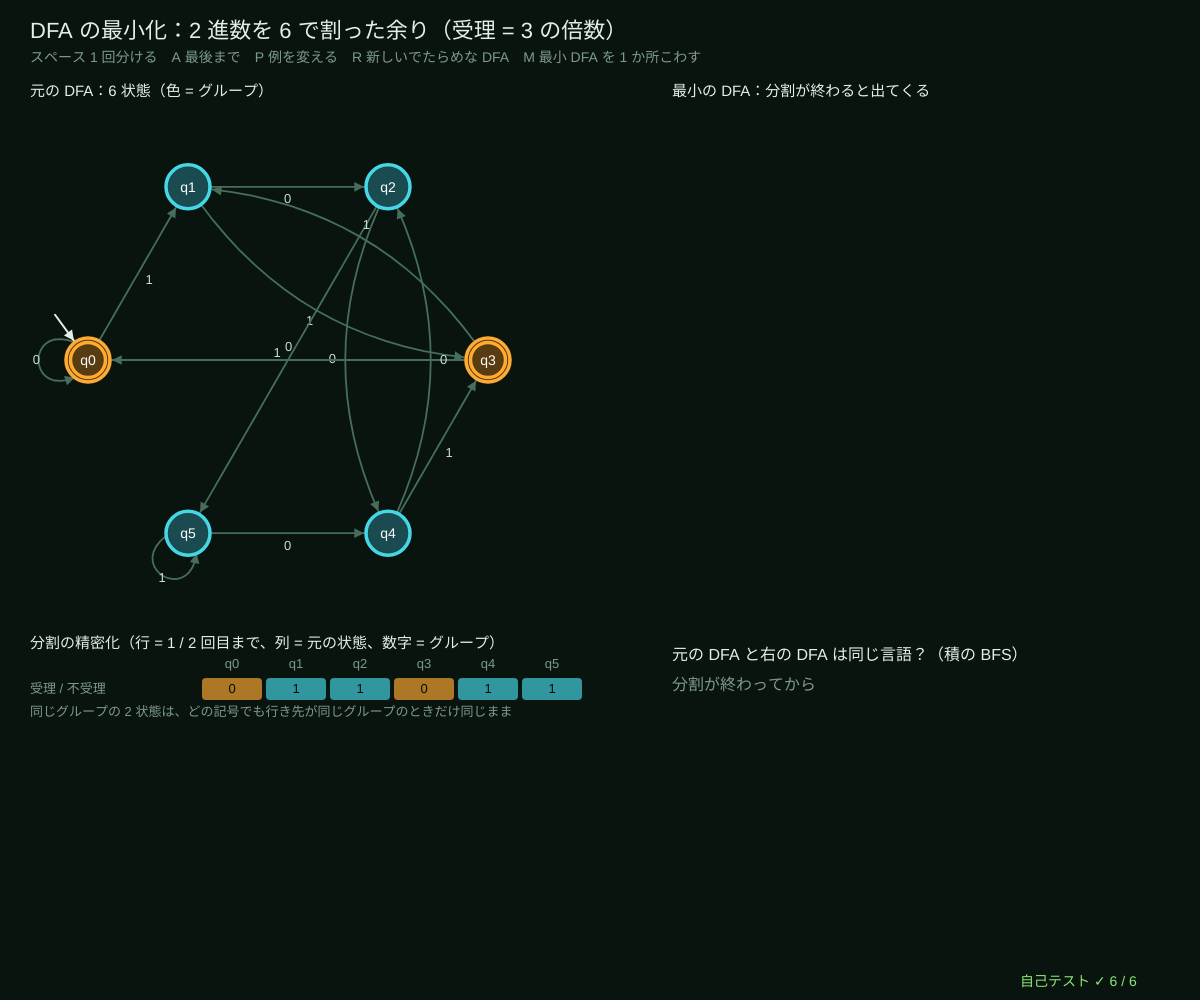
Frame 1 (no input)
Frame 60 (no input): identical to frame 1, image omitted
Frame 120 (the mouse pressed at the canvas centre since frame 60): identical to frame 1, image omitted

The p5.js sketch that drew this single still picture (run headless with seeded random() and noise() and a simulated clock; from frame 60 on, the mouse is pressed at the canvas centre):

// p5.js sketch
// ── sketch.js
// ============================================
// 03 DFA の最小化 ─ 同じ言語を受理する DFA の中で、状態がいちばん少ないものを作る
// はじめは「受理」と「不受理」の 2 グループ。同じグループでも、同じ記号で行く先のグループがちがえば分ける。
// 分けられなくなったら、同じグループの状態は区別できない → 1 つにまとめる（ムーアの分割の精密化）。
// 2 つの DFA が同じ言語かは、積の機械を幅優先探索して「片方だけ受理」に着けるかで判定（着けたらそれが反例）
// スペース 1 回分ける / A 最後まで / P 例を変える / R 新しいでたらめな DFA / M 最小 DFA の受理を 1 つ反転（反例さがし）
// ============================================

const N_RANDOM = 8;                     // ★ でたらめな DFA の状態の数
const BLOCK_COLS = [[255, 170, 50], [70, 215, 230], [140, 230, 120], [255, 100, 120], [185, 150, 255], [240, 230, 120], [255, 140, 200], [120, 170, 255], [200, 200, 200], [255, 120, 60]];
let preset = 0, seed = 3, orig, origPos, res, minPos, shownRound = 0, mutated = false, testDfa, counter = undefined, presetName = '';

function setup() {
  createCanvas(windowWidth, windowHeight);
  selfTest();
  buildPreset();
}
function windowResized() { resizeCanvas(windowWidth, windowHeight); buildPreset(); }
// ★ 例 1：2 進数を 6 で割った余りを覚える DFA（受理 = 余りが 0 か 3 = 3 の倍数）。本当は 3 状態で足りる
function mod6Dfa() { let d = { n: 6, alpha: ['0', '1'], tr: [], start: 0, acc: [] }; for (let r = 0; r < 6; r++) { d.tr.push({ '0': (2 * r) % 6, '1': (2 * r + 1) % 6 }); d.acc.push(r % 3 === 0); } return d; }
// ★ 例 2：最後の 3 文字を全部覚える DFA（8 状態）。受理 = 最後が ab。本当は 3 状態で足りる
function window3Dfa() {
  let names = allStrings(['a', 'b'], 3).filter((s) => s.length === 3), id = (s) => names.indexOf(s);
  let d = { n: 8, alpha: ['a', 'b'], tr: names.map((s) => ({ a: id(s.slice(1) + 'a'), b: id(s.slice(1) + 'b') })), start: id('bbb'), acc: names.map((s) => s.endsWith('ab')), names };
  return d;
}
function randomDfa(n, sd) {             // でたらめな DFA（全部の遷移あり）
  seedRng(sd);
  let d = { n, alpha: ['a', 'b'], tr: [], start: 0, acc: [] };
  for (let q = 0; q < n; q++) { d.tr.push({ a: rndInt(0, n - 1), b: rndInt(0, n - 1) }); d.acc.push(rnd() < 0.4); }
  return d;
}
function buildPreset() {
  if (preset === 0) { orig = mod6Dfa(); presetName = '2 進数を 6 で割った余り（受理 = 3 の倍数）'; }
  if (preset === 1) { orig = window3Dfa(); presetName = '最後の 3 文字を覚える（受理 = ab で終わる）'; }
  if (preset === 2) { orig = randomDfa(N_RANDOM, seed); presetName = 'でたらめな DFA（種 ' + seed + '）'; }
  res = minimizeMoore(orig);
  origPos = circleLayout(orig.n, width * 0.24, height * 0.36, Math.min(width * 0.17, height * 0.2), Math.PI);
  minPos = circleLayout(res.min.n, width * 0.76, height * 0.36, Math.min(width * 0.12, height * 0.17), Math.PI);
  shownRound = 0; mutated = false; refreshTest();
}
function refreshTest() {               // 比べる相手：最小 DFA（M なら受理を 1 つ反転したもの）
  testDfa = copyDfa(res.min);
  if (mutated) testDfa.acc[testDfa.n - 1] = !testDfa.acc[testDfa.n - 1];
  counter = dfaEquivalent(orig, testDfa);
}
function blockOfOrig(q, k) {            // 元の状態 q の、k 回目の分割でのグループ（たどれない状態は -1）
  let i = res.work.old.indexOf(q); return i < 0 ? -1 : res.rounds[k][i];
}

function draw() {
  background(...BG);
  hudTitle('DFA の最小化：' + presetName, 'スペース 1 回分ける　A 最後まで　P 例を変える　R 新しいでたらめな DFA　M 最小 DFA を 1 か所こわす');
  let k = Math.min(shownRound, res.rounds.length - 1), done = shownRound >= res.rounds.length - 1;
  // ---- 元の DFA（色 = いまのグループ）
  let hi = {}; for (let q = 0; q < orig.n; q++) { let b = blockOfOrig(q, k); hi[q] = b < 0 ? [70, 80, 75] : BLOCK_COLS[b % BLOCK_COLS.length]; }
  noStroke(); fill(...INK); textSize(15); textAlign(LEFT, BASELINE); text('元の DFA：' + orig.n + ' 状態（色 = グループ）', 30, 96);
  drawMachine(orig, origPos, { r: 22, hi, names: orig.names, nameSize: orig.names ? 11 : 14, labelSize: 13, edgeCol: [70, 110, 90] });
  // ---- 最小の DFA
  textAlign(LEFT, BASELINE); fill(...INK); textSize(15);
  text(done ? '最小の DFA：' + res.min.n + ' 状態' + (res.work.sink >= 0 ? '（ごみ箱を含む）' : '') : '最小の DFA：分割が終わると出てくる', width * 0.56, 96);
  if (done) {
    let mh = {}; for (let b = 0; b < res.min.n; b++) mh[b] = BLOCK_COLS[b % BLOCK_COLS.length];
    if (mutated) mh[testDfa.n - 1] = ROSE;
    drawMachine(testDfa, minPos, { r: 24, hi: mh, names: testDfa.acc.map((_, b) => 'G' + b), labelSize: 13 });
  }
  // ---- 分割の表（行 = 回、列 = 元の状態）
  textAlign(LEFT, BASELINE);
  let ty = height * 0.66, cw = Math.min(64, (width - 260) / orig.n), rh = 26;
  fill(...INK); textSize(15); text('分割の精密化（行 = ' + (k + 1) + ' / ' + res.rounds.length + ' 回目まで、列 = 元の状態、数字 = グループ）', 30, ty - 12);
  for (let q = 0; q < orig.n; q++) { fill(...DIMC); textSize(13); textAlign(CENTER, BASELINE); text(orig.names ? orig.names[q] : 'q' + q, 200 + q * cw + cw / 2, ty + 8); }
  for (let r = 0; r <= k; r++) {
    let y = ty + 16 + r * rh;
    textAlign(LEFT, CENTER); fill(...DIMC); textSize(13); text(r === 0 ? '受理 / 不受理' : r + ' 回目', 30, y + rh / 2);
    for (let q = 0; q < orig.n; q++) {
      let b = blockOfOrig(q, r), col = b < 0 ? [60, 66, 62] : BLOCK_COLS[b % BLOCK_COLS.length];
      noStroke(); fill(...col, 170); rect(200 + q * cw + 2, y + 2, cw - 4, rh - 4, 4);
      fill(10); textAlign(CENTER, CENTER); text(b < 0 ? '−' : b, 200 + q * cw + cw / 2, y + rh / 2);
    }
  }
  textAlign(LEFT, BASELINE); fill(...DIMC); textSize(13);
  let unr = orig.n - res.work.old.filter((q) => q < orig.n).length;
  text((unr ? 'たどれない状態 ' + unr + ' 個は先に消す（−）。' : '') + '同じグループの 2 状態は、どの記号でも行き先が同じグループのときだけ同じまま', 30, ty + 30 + (k + 1) * rh);
  // ---- 同じ言語か（積の幅優先探索）
  let ex = width * 0.56, ey = height * 0.66;
  fill(...INK); textSize(16); text('元の DFA と右の DFA は同じ言語？（積の BFS）', ex, ey);
  if (!done) { fill(...DIMC); text('分割が終わってから', ex, ey + 30); }
  else if (counter === null) { fill(...LIME); textSize(22); text('同じ言語 ✓（片方だけ受理する組にたどり着けない）', ex, ey + 36); }
  else { fill(...ROSE); textSize(20); text('ちがう ✗ 反例「' + (counter === '' ? 'ε' : counter) + '」', ex, ey + 36);
    fill(...DIMC); textSize(14); text('元：' + (dfaAccepts(orig, counter) ? '受理' : '不受理') + '　右：' + (dfaAccepts(testDfa, counter) ? '受理' : '不受理') + '（一番短い反例）', ex, ey + 62); }
  drawSelfTest(width - 180, height - 14);
}

function keyPressed() {
  if (key === ' ') shownRound = Math.min(res.rounds.length - 1, shownRound + 1);
  if (key === 'a' || key === 'A') shownRound = res.rounds.length - 1;
  if (key === 'p' || key === 'P') { preset = (preset + 1) % 3; buildPreset(); }
  if (key === 'r' || key === 'R') { preset = 2; seed++; buildPreset(); }
  if (key === 'm' || key === 'M') { mutated = !mutated; refreshTest(); }
  return false;
}

// ---- 自己テスト
// 区別できる状態の数を総当たりで数える：状態から読ませる「続きの文字列」（長さ n まで）の受理の並びがちがえば区別できる
function classesByBruteForce(d) {
  let e = reachableDfa(completeDfa(d)), tails = allStrings(d.alpha, e.n), sig = new Set();
  for (let q = 0; q < e.n; q++) sig.add(tails.map((t) => { let p = q; for (let c of t) p = e.tr[p][c]; return e.acc[p] ? 1 : 0; }).join(''));
  return sig.size;
}
function selfTest() {
  selfTestResults = [];
  let r1 = minimizeMoore(mod6Dfa());
  check('6 で割った余りの DFA（6 状態）→ 最小 3 状態、積の BFS で元と同じ言語', r1.min.n === 3 && dfaEquivalent(mod6Dfa(), r1.min) === null);
  let r2 = minimizeMoore(window3Dfa()), okW = allStrings(['a', 'b'], 10).every((s) => dfaAccepts(r2.min, s) === s.endsWith('ab'));
  check('最後の 3 文字の DFA（8 状態）→ 最小 3 状態、長さ 10 まで「ab で終わる」と一致', r2.min.n === 3 && okW);
  let okEq = true, okSize = true, okIdem = true, okEx = true;
  for (let sd = 100; sd < 150; sd++) {
    let d = randomDfa(N_RANDOM, sd), r = minimizeMoore(d);
    if (dfaEquivalent(d, r.min) !== null) okEq = false;
    if (!allStrings(d.alpha, 8).every((s) => dfaAccepts(d, s) === dfaAccepts(r.min, s))) okEx = false;
    if (r.min.n !== classesByBruteForce(d)) okSize = false;
    if (minimizeMoore(r.min).min.n !== r.min.n) okIdem = false;
  }
  check('でたらめな DFA 50 個：最小 DFA は元と同じ言語（積の BFS ＋ 長さ 8 までの総当たり）', okEq && okEx);
  check('最小の状態数 = 続きの文字列で区別できる状態の数（総当たりで数えた値）', okSize);
  check('最小 DFA をもう一度最小化しても状態は減らない', okIdem);
  let bad = copyDfa(r1.min); bad.acc[1] = !bad.acc[1];
  let w = dfaEquivalent(mod6Dfa(), bad);
  check('受理を 1 つ反転すると反例「' + w + '」が見つかり、本当に片方だけが受理する', w !== null && dfaAccepts(mod6Dfa(), w) !== dfaAccepts(bad, w));
  reportSelfTest();
}

// ---------- やってみよう ----------
// 1. 例 1 で、1 回目の分割で余り 0 と 3 が同じグループに残るのはなぜ？（0 と 3 から 1 文字読んだ行き先を比べよう）
// 2. R をくり返して、最小化しても状態が減らない DFA をさがそう。そのときの表はどうなっている？
// 3. M で 1 か所こわすと、反例が出てくる。反例の文字列を手でたどって、どこで答えが分かれるか確かめよう
// 4. 01 で作った DFA を mod6Dfa のように書き写して最小化してみよう。あなたの DFA は最小だった？
// 5. 最小 DFA は「名前のつけ方を除いて 1 つしかない」（マイヒル-ネローデの定理）。別の作り方の DFA でも同じ形になるか確かめよう

// ==================================================
// ここから下は「オートマトンの道具」（中身は読まなくても OK。消さないでね）
// ==================================================
// ---- 色と小さな道具
const BG = [9, 20, 15];                 // 背景（回路基板の黒緑）
const INK = [226, 240, 228];            // 文字（蛍光の白）
const AMBER = [255, 170, 50], CYAN = [70, 215, 230], LIME = [140, 230, 120], ROSE = [255, 100, 120], VIOLET = [185, 150, 255];
const DIMC = [125, 155, 138], PANEL = [18, 36, 28], WIRE = [44, 74, 58];
function clampv(v, a, b) { return v < a ? a : v > b ? b : v !== v ? a : v; }     // NaN なら a に戻す
function fmtN(v, d) { if (typeof v !== 'number' || v !== v) return '?'; return v.toFixed(d === undefined ? 2 : d); }
function hudTitle(t, sub) {              // 左上のタイトルと操作の説明
  noStroke(); fill(...INK); textSize(22); textAlign(LEFT, BASELINE); text(t, 30, 38);
  fill(...DIMC); textSize(14); textLeading(19); text(sub, 30, 62);
}
function typeInto(s, ch, allowed, maxLen) {   // 文字の入力：allowed に入っている 1 文字だけ足す（長さの上限つき）
  if (typeof ch !== 'string' || ch.length !== 1 || allowed.indexOf(ch) < 0) return s;
  return s.length < (maxLen || 40) ? s + ch : s;
}
// ---- 種つきの乱数（同じ種なら毎回同じ列 → 実験をくり返せる）
let rngState = 1;
function seedRng(s) { rngState = (s >>> 0) || 1; }
function rnd() {                       // 0〜1 の一様乱数（mulberry32）
  rngState = (rngState + 0x6d2b79f5) >>> 0;
  let t = rngState;
  t = Math.imul(t ^ (t >>> 15), t | 1);
  t ^= t + Math.imul(t ^ (t >>> 7), t | 61);
  return ((t ^ (t >>> 14)) >>> 0) / 4294967296;
}
function rndInt(a, b) { return a + Math.floor(rnd() * (b - a + 1)); }
function rndPick(arr) { return arr[Math.floor(rnd() * arr.length)]; }
function rndString(alpha, len) { let s = ''; for (let i = 0; i < len; i++) s += alpha[Math.floor(rnd() * alpha.length)]; return s; }
// ---- 有限オートマトンの道具
// DFA = { n: 状態の数, alpha: ['a','b'], tr: [{a: 1, b: 0}, ...], start: 0, acc: [true/false...] }
//   tr[q][c] がない = 「行き止まり」（そこで不受理が決まる）
// NFA = { n, alpha, tr: [{a: [1, 2], '': [3]}, ...], start, acc }  ('' が ε 遷移)
function dfaNext(d, q, c) { if (q < 0 || !d.tr[q]) return -1; let t = d.tr[q][c]; return t === undefined || t < 0 || t >= d.n ? -1 : t; }
function dfaTrace(d, s) {               // たどった状態の列（-1 = 行き止まり）
  let q = d.start, out = [q];
  for (let c of s) { q = dfaNext(d, q, c); out.push(q); }
  return out;
}
function dfaAccepts(d, s) { let q = d.start; for (let c of s) { q = dfaNext(d, q, c); if (q < 0) return false; } return q >= 0 && !!d.acc[q]; }
function copyDfa(d) { return { n: d.n, alpha: d.alpha.slice(), tr: d.tr.map((m) => Object.assign({}, m)), start: d.start, acc: d.acc.slice() }; }
function completeDfa(d) {               // 行き止まりを「ごみ箱」状態にまとめて、全部の遷移をそろえる
  let e = copyDfa(d), sink = -1;
  for (let q = 0; q < e.n; q++) for (let c of e.alpha) if (dfaNext(e, q, c) < 0) {
    if (sink < 0) { sink = e.n++; e.tr.push({}); e.acc.push(false); for (let cc of e.alpha) e.tr[sink][cc] = sink; }
    e.tr[q][c] = sink;
  }
  e.sink = sink;
  return e;
}
function complementDfa(d) { let e = completeDfa(d); e.acc = e.acc.map((v) => !v); return e; }   // 受理と不受理を入れかえる
function productDfa(A, B, op) {         // 積の構成：状態 = (A の状態, B の状態) の組。たどれる組だけ作る
  let a = completeDfa(A), b = completeDfa(B), alpha = a.alpha.filter((c) => b.alpha.indexOf(c) >= 0);
  let id = new Map(), pairs = [], tr = [], queue = [];
  let get = (p, q) => { let k = p * 1000 + q; if (!id.has(k)) { id.set(k, pairs.length); pairs.push([p, q]); tr.push({}); queue.push(k); } return id.get(k); };
  get(a.start, b.start);
  for (let h = 0; h < queue.length; h++) {
    let [p, q] = pairs[h];
    for (let c of alpha) tr[h][c] = get(a.tr[p][c], b.tr[q][c]);
  }
  let f = { and: (x, y) => x && y, or: (x, y) => x || y, diff: (x, y) => x && !y, xor: (x, y) => x !== y }[op];
  return { n: pairs.length, alpha, tr, start: 0, acc: pairs.map(([p, q]) => f(!!a.acc[p], !!b.acc[q])), pairs, left: a, right: b };
}
function dfaShortestAccepted(d) {       // 幅優先探索：受理状態までの一番短い文字列（なければ null = 空言語）
  let prev = new Array(d.n).fill(null), seen = new Array(d.n).fill(false), queue = [d.start];
  seen[d.start] = true;
  for (let h = 0; h < queue.length; h++) {
    let q = queue[h];
    if (d.acc[q]) { let s = ''; while (prev[q]) { s = prev[q][1] + s; q = prev[q][0]; } return s; }
    for (let c of d.alpha) { let t = dfaNext(d, q, c); if (t >= 0 && !seen[t]) { seen[t] = true; prev[t] = [q, c]; queue.push(t); } }
  }
  return null;
}
function dfaEquivalent(A, B) { return dfaShortestAccepted(productDfa(A, B, 'xor')); }   // null なら同じ言語、そうでなければ反例
function reachableDfa(d) {              // スタートからたどれない状態を消す
  let order = [d.start], idx = new Map([[d.start, 0]]);
  for (let h = 0; h < order.length; h++) for (let c of d.alpha) { let t = dfaNext(d, order[h], c); if (t >= 0 && !idx.has(t)) { idx.set(t, order.length); order.push(t); } }
  let tr = order.map((q) => { let m = {}; for (let c of d.alpha) { let t = dfaNext(d, q, c); if (t >= 0) m[c] = idx.get(t); } return m; });
  return { n: order.length, alpha: d.alpha.slice(), tr, start: 0, acc: order.map((q) => !!d.acc[q]), old: order };
}
function minimizeMoore(d) {             // ムーアの分割の精密化：「区別できない状態」を同じブロックに
  let e = reachableDfa(completeDfa(d));
  let blk = e.acc.map((v) => (v ? 1 : 0)), rounds = [];
  let renum = (keys) => { let m = new Map(); return keys.map((k) => { if (!m.has(k)) m.set(k, m.size); return m.get(k); }); };
  blk = renum(blk); rounds.push(blk.slice());
  for (;;) {
    let keys = blk.map((b, q) => b + '|' + e.alpha.map((c) => blk[e.tr[q][c]]).join(','));
    let nb = renum(keys), cnt = new Set(nb).size;
    if (cnt === new Set(blk).size) break;
    blk = nb; rounds.push(blk.slice());
  }
  let k = new Set(blk).size, tr = [], acc = [];
  for (let b = 0; b < k; b++) { tr.push({}); acc.push(false); }
  for (let q = 0; q < e.n; q++) { acc[blk[q]] = !!e.acc[q]; for (let c of e.alpha) tr[blk[q]][c] = blk[e.tr[q][c]]; }
  return { work: e, rounds, blockOf: blk, min: { n: k, alpha: e.alpha.slice(), tr, start: blk[e.start], acc } };
}
function allStrings(alpha, maxLen) {    // 長さ 0〜maxLen の文字列を全部
  let out = [''], layer = [''];
  for (let L = 1; L <= maxLen; L++) { let nx = []; for (let s of layer) for (let c of alpha) nx.push(s + c); out.push(...nx); layer = nx; }
  return out;
}
function epsClosure(nfa, states) {      // ε 遷移だけでたどれる状態を全部足す
  let seen = new Set(states), todo = [...states];
  while (todo.length) { let q = todo.pop(); for (let t of (nfa.tr[q] && nfa.tr[q]['']) || []) if (!seen.has(t)) { seen.add(t); todo.push(t); } }
  return [...seen].sort((x, y) => x - y);
}
function nfaMove(nfa, set, c) { let out = new Set(); for (let q of set) for (let t of (nfa.tr[q] && nfa.tr[q][c]) || []) out.add(t); return epsClosure(nfa, [...out]); }
function nfaTrace(nfa, s) { let cur = epsClosure(nfa, [nfa.start]), out = [cur]; for (let c of s) { cur = nfaMove(nfa, cur, c); out.push(cur); } return out; }
function nfaAccepts(nfa, s) { let cur = epsClosure(nfa, [nfa.start]); for (let c of s) { cur = nfaMove(nfa, cur, c); if (!cur.length) return false; } return cur.some((q) => nfa.acc[q]); }
function subsetConstruct(nfa, maxStates) {   // 部分集合構成：DFA の 1 状態 = NFA の状態の集合（たどれる集合だけ）
  let first = epsClosure(nfa, [nfa.start]), sets = [first], id = new Map([[first.join(','), 0]]), rows = [], tr = [];
  for (let h = 0; h < sets.length && sets.length <= (maxStates || 4096); h++) {
    let row = { from: h, to: {} }; tr.push({});
    for (let c of nfa.alpha) {
      let t = nfaMove(nfa, sets[h], c), k = t.join(',');
      if (!id.has(k)) { id.set(k, sets.length); sets.push(t); }
      row.to[c] = id.get(k); tr[h][c] = id.get(k);
    }
    rows.push(row);
  }
  return { sets, rows, dfa: { n: sets.length, alpha: nfa.alpha.slice(), tr, start: 0, acc: sets.map((st) => st.some((q) => nfa.acc[q])) } };
}
function setName(st) { return '{' + st.join(',') + '}'; }
// ---- 状態遷移図を描く道具（円 = 状態、二重丸 = 受理、矢印 = 遷移。曲線は折れ線で描く）
function bezPts(x0, y0, cx, cy, x1, y1, n) {   // 2 次ベジェ曲線 → 折れ線の点
  let out = [];
  for (let i = 0; i <= n; i++) { let t = i / n, u = 1 - t; out.push([u * u * x0 + 2 * u * t * cx + t * t * x1, u * u * y0 + 2 * u * t * cy + t * t * y1]); }
  return out;
}
function cubicPts(p0, p1, p2, p3, n) {          // 3 次ベジェ曲線 → 折れ線の点（自己ループ用）
  let out = [];
  for (let i = 0; i <= n; i++) { let t = i / n, u = 1 - t, a = u * u * u, b = 3 * u * u * t, c = 3 * u * t * t, d = t * t * t;
    out.push([a * p0[0] + b * p1[0] + c * p2[0] + d * p3[0], a * p0[1] + b * p1[1] + c * p2[1] + d * p3[1]]); }
  return out;
}
function arrowLine(pts, col, w, dashed) {      // 折れ線 + 先の三角
  if (!pts || pts.length < 2) return;
  noFill(); stroke(...col); strokeWeight(w || 2);
  if (dashed) { for (let i = 0; i + 1 < pts.length; i += 2) line(pts[i][0], pts[i][1], pts[i + 1][0], pts[i + 1][1]); }
  else { beginShape(); for (let p of pts) vertex(p[0], p[1]); endShape(); }
  let [x1, y1] = pts[pts.length - 1], [x0, y0] = pts[pts.length - 2], L = Math.hypot(x1 - x0, y1 - y0) || 1, ux = (x1 - x0) / L, uy = (y1 - y0) / L, s = 7 + (w || 2) * 1.5;
  noStroke(); fill(...col);
  triangle(x1, y1, x1 - ux * s - uy * s * 0.5, y1 - uy * s + ux * s * 0.5, x1 - ux * s + uy * s * 0.5, y1 - uy * s - ux * s * 0.5);
}
function edgeList(m) {                  // DFA / NFA → 辺のリスト [{from, to, label}]（同じ向きの辺はラベルをまとめる）
  let map = new Map();
  for (let q = 0; q < m.n; q++) for (let c in m.tr[q] || {}) {
    let ts = m.tr[q][c]; ts = Array.isArray(ts) ? ts : [ts];
    for (let t of ts) { if (t < 0 || t >= m.n) continue; let k = q + '>' + t; if (!map.has(k)) map.set(k, { from: q, to: t, syms: [] }); map.get(k).syms.push(c === '' ? 'ε' : c); }
  }
  return [...map.values()].map((e) => ({ from: e.from, to: e.to, label: e.syms.sort().join(','), syms: e.syms }));
}
function edgeGeometry(e, pos, r, both) {        // 1 本の辺の折れ線の点とラベルの位置
  let a = pos[e.from], b = pos[e.to];
  if (e.from === e.to) {                        // 自己ループ：中心から外向き（または上）に輪
    let ang = a.loop !== undefined ? a.loop : -Math.PI / 2, ux = Math.cos(ang), uy = Math.sin(ang), px = -uy, py = ux;
    let s0 = [a.x + (ux * 0.6 + px * 0.8) * r, a.y + (uy * 0.6 + py * 0.8) * r], s1 = [a.x + (ux * 0.6 - px * 0.8) * r, a.y + (uy * 0.6 - py * 0.8) * r];
    let pts = cubicPts(s0, [s0[0] + (ux * 2.2 + px * 0.9) * r, s0[1] + (uy * 2.2 + py * 0.9) * r], [s1[0] + (ux * 2.2 - px * 0.9) * r, s1[1] + (uy * 2.2 - py * 0.9) * r], s1, 18);
    return { pts, lx: a.x + ux * 2.35 * r, ly: a.y + uy * 2.35 * r };
  }
  let dx = b.x - a.x, dy = b.y - a.y, L = Math.hypot(dx, dy) || 1, ux = dx / L, uy = dy / L, bend = both ? 0.22 * L : (e.bend || 0) * L;
  let mx = (a.x + b.x) / 2 - uy * bend, my = (a.y + b.y) / 2 + ux * bend;
  let d0x = mx - a.x, d0y = my - a.y, l0 = Math.hypot(d0x, d0y) || 1, d1x = mx - b.x, d1y = my - b.y, l1 = Math.hypot(d1x, d1y) || 1;
  let pts = bezPts(a.x + (d0x / l0) * r, a.y + (d0y / l0) * r, mx, my, b.x + (d1x / l1) * (r + 2), b.y + (d1y / l1) * (r + 2), 16);
  let mid = pts[8];
  return { pts, lx: mid[0] - uy * 13, ly: mid[1] + ux * 13 };
}
// m = DFA/NFA、pos = [{x, y, loop?}]、opt = { r, names, hi: {状態: 色}, edgeHi: (e) => 色 or null, start: true, labelSize }
function drawMachine(m, pos, opt) {
  opt = opt || {};
  let r = opt.r || 22, edges = opt.edges || edgeList(m), has = new Set(edges.map((e) => e.from + '>' + e.to));
  textAlign(CENTER, CENTER);
  for (let e of edges) {
    if (!pos[e.from] || !pos[e.to]) continue;
    let g = edgeGeometry(e, pos, r, e.from !== e.to && has.has(e.to + '>' + e.from));
    let hc = opt.edgeHi ? opt.edgeHi(e) : null;
    arrowLine(g.pts, hc || opt.edgeCol || [120, 160, 140], hc ? 3.5 : 1.8, e.label === 'ε' && !hc);
    if (opt.labels !== false || hc) { noStroke(); fill(...(hc || opt.labelCol || [200, 225, 210])); textSize(opt.labelSize || 14); text(e.label, g.lx, g.ly); }
  }
  if (opt.start !== false && pos[m.start]) {   // 開始の矢印（左から）
    let p = pos[m.start], sa = opt.startAng !== undefined ? opt.startAng : p.loop !== undefined && Math.cos(p.loop) < -0.5 ? -2.2 : Math.PI;
    let ux = Math.cos(sa), uy = Math.sin(sa);   // 自己ループと重ならない向きから
    arrowLine([[p.x + ux * (r + 34), p.y + uy * (r + 34)], [p.x + ux * (r + 2), p.y + uy * (r + 2)]], opt.startCol || INK, 2);
  }
  for (let q = 0; q < m.n; q++) {
    let p = pos[q]; if (!p) continue;
    let hc = opt.hi && opt.hi[q];
    stroke(...(hc || [150, 190, 170])); strokeWeight(hc ? 3.5 : 2); fill(...(hc ? hc.map((v) => v * 0.35) : PANEL));
    circle(p.x, p.y, 2 * r);
    if (m.acc[q]) { noFill(); circle(p.x, p.y, 2 * r - 9); }
    noStroke(); fill(...(hc ? [255, 255, 255] : INK)); textSize(opt.nameSize || Math.min(16, r * 0.75));
    text(opt.names ? opt.names[q] : 'q' + q, p.x, p.y + 1);
  }
}
function circleLayout(n, cx, cy, rad, a0) {    // 円の上に並べる（自己ループは外向き）
  let out = [];
  for (let i = 0; i < n; i++) { let a = (a0 === undefined ? Math.PI : a0) + (2 * Math.PI * i) / Math.max(1, n); out.push({ x: cx + rad * Math.cos(a), y: cy + rad * Math.sin(a), loop: a }); }
  return out;
}
function layerLayout(m, x, y, w, h) {          // スタートからの距離（幅優先）で左 → 右に並べる
  let depth = new Array(m.n).fill(-1), order = [m.start]; depth[m.start] = 0;
  for (let i = 0; i < order.length; i++) for (let e of edgeList(m)) if (e.from === order[i] && depth[e.to] < 0) { depth[e.to] = depth[order[i]] + 1; order.push(e.to); }
  let maxD = Math.max(0, ...depth); for (let q = 0; q < m.n; q++) if (depth[q] < 0) { depth[q] = maxD + 1; order.push(q); }
  maxD = Math.max(...depth);
  let cols = []; for (let q of order) (cols[depth[q]] = cols[depth[q]] || []).push(q);
  let pos = [];
  cols.forEach((col, d) => col.forEach((q, k) => { pos[q] = { x: x + (maxD ? (d / maxD) * w : w / 2), y: y + ((k + 1) / (col.length + 1)) * h, loop: -Math.PI / 2 }; }));
  return pos;
}
function hitState(pos, x, y, r) { for (let q = pos.length - 1; q >= 0; q--) if (pos[q] && Math.hypot(pos[q].x - x, pos[q].y - y) < r) return q; return -1; }
// ---- 自己テストの道具
let selfTestResults = [];
function check(name, cond) { selfTestResults.push({ name, ok: !!cond }); }
function reportSelfTest() { for (let r of selfTestResults) (r.ok ? console.log : console.error)((r.ok ? '✓ ' : '✗ ') + r.name); }
function selfTestLine() { let n = selfTestResults.filter((r) => r.ok).length; return '自己テスト ' + (n === selfTestResults.length ? '✓ ' : '✗ ') + n + ' / ' + selfTestResults.length; }
function drawSelfTest(x, y) { noStroke(); fill(...(selfTestResults.every((r) => r.ok) ? LIME : ROSE)); textSize(14); textAlign(LEFT, BASELINE); text(selfTestLine(), x, y); }
